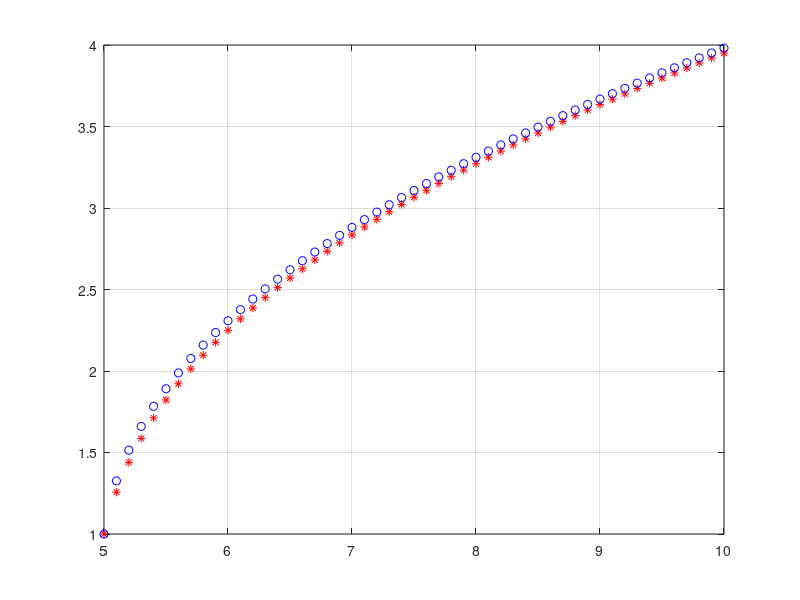

Write the MATLAB code that produced this figure.
%Runge-Kutta 4a. ordem
clear;
h=0.1;
t=5:h:10;
lt=length(t);
w=zeros(1,lt);
w(1)=1;
for ii=1:lt-1
    k1=h*(log(t(ii)^2+w(ii))/(w(ii)^2));
    k2=h*(log((t(ii)+h/2)^2+(w(ii)+k1/2))/((w(ii)+k1/2)^2));
    k3=h*(log((t(ii)+h/2)^2+(w(ii)+k2/2))/((w(ii)+k2/2)^2));
    k4=h*(log(t(ii+1)^2+(w(ii)+k3))/((w(ii)+k3)^2));
    w(ii+1)=w(ii)+(1/6)*(k1+2*k2+2*k3+k4);
end

%%%%%Metodo de Euler%%%%%%%%%%%%%%%%%%%%%%%%%%%%%%%%%%%%%%
wEuler=zeros(1,lt);
wEuler(1)=1;
for ii=1:lt-1
    wEuler(ii+1)=wEuler(ii)+h*(log(t(ii)^2+wEuler(ii))/wEuler(ii)^2);
end
%%%%%%%%%%%%%%%%%%%%%%%%%%%%%%%%%%%%%%%%%%%%%%%%%%%%%%%%%%

figure(1),plot(t,w,'r*',t,wEuler,'ob'),grid